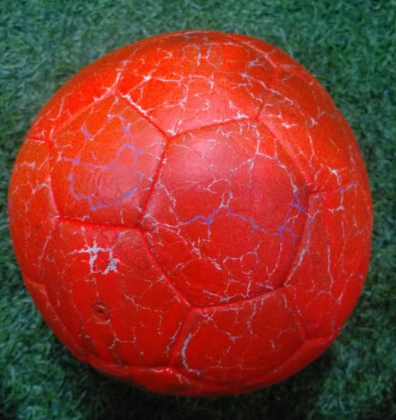
#> input picture final_projects/Ball_Detection_Using_OpenCV/bola4.png, 396 x 420 px
$ python cari_bound.py
#> lines starting #> are read from the running program, lines starting #| are printed output that depends on the picture; after the words box and inside, x2 and y2 are one past the last pixel; in counts of white or black regions, pixels touching at a corner belong together
import cv2
import imutils
import numpy as np


def nothing(x):
    pass


# Load image
image = cv2.imread("bola4.png")
#> image is the input picture: shape (420, 396, 3); mean B, G, R 45.2, 56.7, 137.9

# RESIzE IMAGE
image = imutils.resize(image, width=600, height=600)
#> image: shape (636, 600, 3)

# Create a window
cv2.namedWindow("image")

# Create trackbars for color change
# Hue is from 0-179 for Opencv
cv2.createTrackbar("HMin", "image", 0, 179, nothing)
#> slider 'HMin' is set to 35
cv2.createTrackbar("SMin", "image", 0, 255, nothing)
#> slider 'SMin' is set to 51
cv2.createTrackbar("VMin", "image", 0, 255, nothing)
#> slider 'VMin' is set to 51
cv2.createTrackbar("HMax", "image", 0, 179, nothing)
#> slider 'HMax' is set to 179
cv2.createTrackbar("SMax", "image", 0, 255, nothing)
#> slider 'SMax' is set to 255
cv2.createTrackbar("VMax", "image", 0, 255, nothing)
#> slider 'VMax' is set to 255

# Set default value for Max HSV trackbars
cv2.setTrackbarPos("HMax", "image", 179)
cv2.setTrackbarPos("SMax", "image", 255)
cv2.setTrackbarPos("VMax", "image", 255)

# Initialize HSV min/max values
hMin = sMin = vMin = hMax = sMax = vMax = 0
phMin = psMin = pvMin = phMax = psMax = pvMax = 0

while 1:
    # Get current positions of all trackbars
    hMin = cv2.getTrackbarPos("HMin", "image")
    sMin = cv2.getTrackbarPos("SMin", "image")
    vMin = cv2.getTrackbarPos("VMin", "image")
    hMax = cv2.getTrackbarPos("HMax", "image")
    sMax = cv2.getTrackbarPos("SMax", "image")
    vMax = cv2.getTrackbarPos("VMax", "image")

    # Set minimum and maximum HSV values to display
    lower = np.array([hMin, sMin, vMin])
    upper = np.array([hMax, sMax, vMax])

    # Convert to HSV format and color threshold
    hsv = cv2.cvtColor(image, cv2.COLOR_BGR2HSV)
#> hsv: shape (636, 600, 3); mean H, S, V 48, 177.1, 150
    mask = cv2.inRange(hsv, lower, upper)
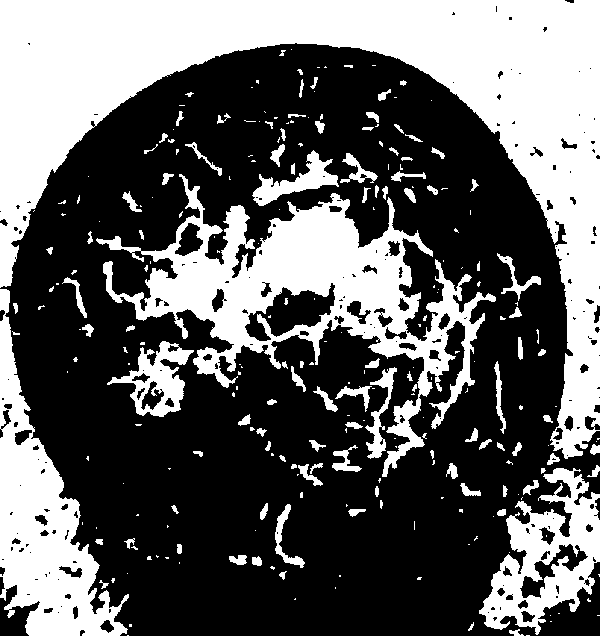
#> mask: shape (636, 600); 38.3% white; 258 white regions (150 under 20 px), largest, box (x1, y1, x2, y2) and area: (0, 0, 600, 459) 74840, (96, 174, 496, 477) 31529, (0, 289, 129, 636) 16749
    result = cv2.bitwise_and(image, image, mask=mask)
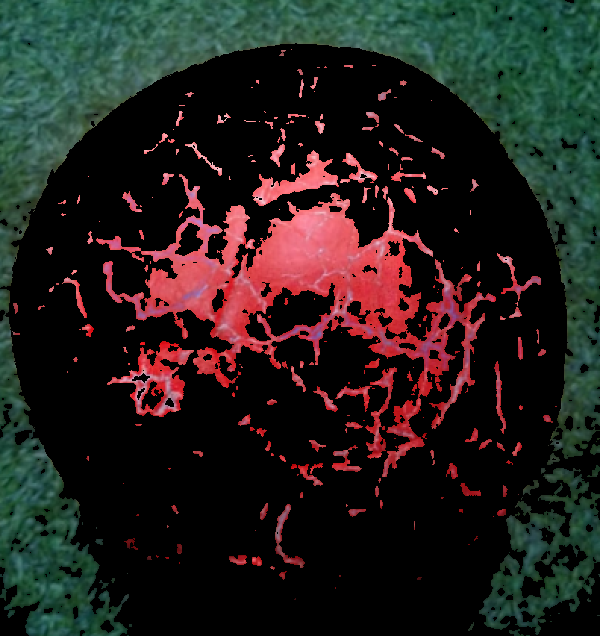
#> result: shape (636, 600, 3); mean B, G, R 28.3, 31.6, 36

    # Print if there is a change in HSV value
    if (
        (phMin != hMin)
        | (psMin != sMin)
        | (pvMin != vMin)
        | (phMax != hMax)
        | (psMax != sMax)
        | (pvMax != vMax)
    ):
        print(
            "(hMin = %d , sMin = %d, vMin = %d), (hMax = %d , sMax = %d, vMax = %d)"
            % (hMin, sMin, vMin, hMax, sMax, vMax)
        )
        phMin = hMin
        psMin = sMin
        pvMin = vMin
        phMax = hMax
        psMax = sMax
        pvMax = vMax

    # Display result image
    cv2.imshow("image", result)
    if cv2.waitKey(10) & 0xFF == ord("q"):
#> (key q is pressed here)
        break

cv2.destroyAllWindows()

$ run again, with final_projects/Ball_Detection_Using_OpenCV/bola2.png copied over final_projects/Ball_Detection_Using_OpenCV/bola4.png
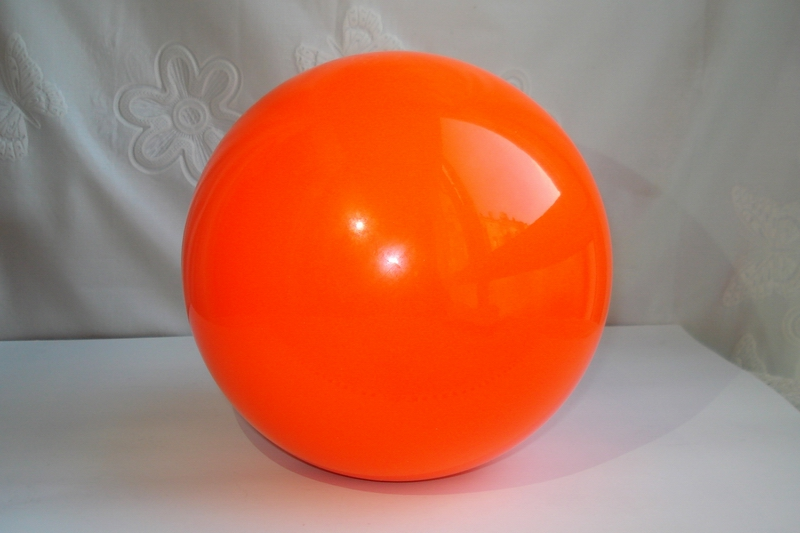
#> input picture final_projects/Ball_Detection_Using_OpenCV/bola2.png, 800 x 533 px
#> image is the input picture: shape (533, 800, 3); mean B, G, R 96, 118.1, 182.3
#> image: shape (399, 600, 3)
#> hsv: shape (399, 600, 3); mean H, S, V 41.3, 96.1, 183.8
#> `mask = cv2.inRange(hsv, lower, upper)`:
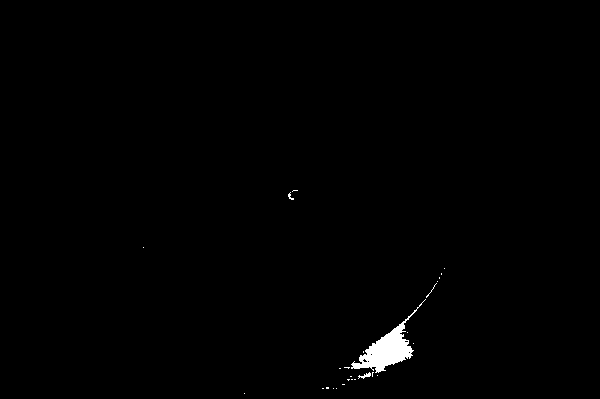
#> mask: shape (399, 600); 0.67% white; 27 white regions (24 under 20 px), largest, box (x1, y1, x2, y2) and area: (351, 299, 426, 373) 1468, (358, 372, 371, 379) 38, (288, 192, 294, 200) 20

$ run again, with final_projects/Ball_Detection_Using_OpenCV/bola3.png copied over final_projects/Ball_Detection_Using_OpenCV/bola4.png
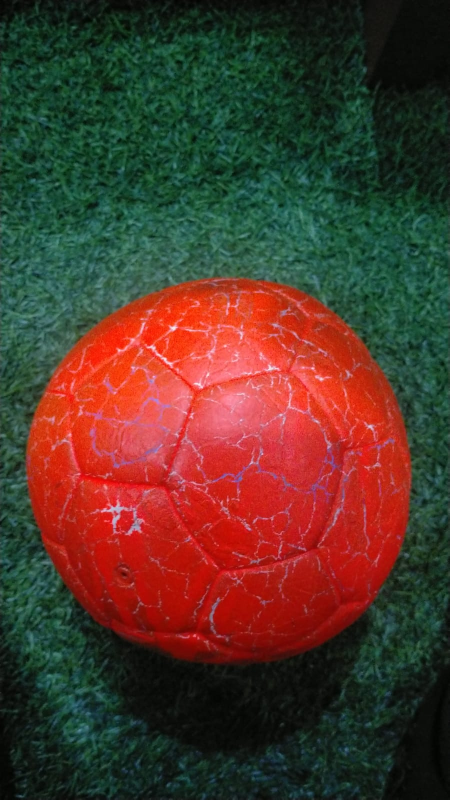
#> input picture final_projects/Ball_Detection_Using_OpenCV/bola3.png, 899 x 1599 px (shown at 1/2 size)
#> image is the input picture: shape (1599, 899, 3); mean B, G, R 42.1, 54.8, 81.9
#> image: shape (1067, 600, 3)
#> hsv: shape (1067, 600, 3); mean H, S, V 59.8, 157.3, 102.9
#> `mask = cv2.inRange(hsv, lower, upper)`:
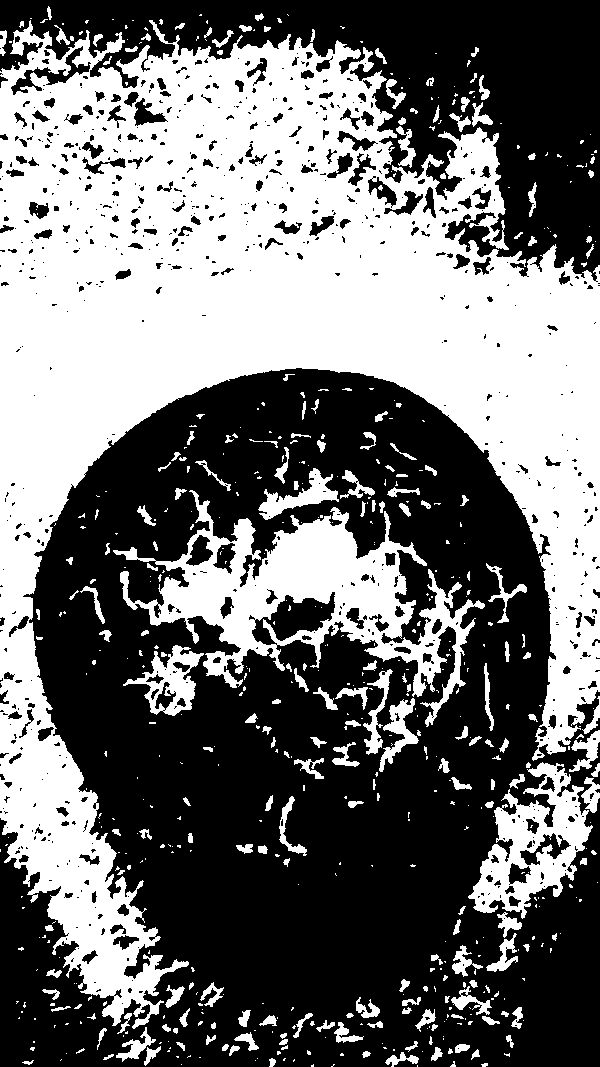
#> mask: shape (1067, 600); 44.1% white; 603 white regions (393 under 20 px), largest, box (x1, y1, x2, y2) and area: (0, 20, 600, 1029) 223344, (113, 490, 485, 727) 25999, (468, 762, 593, 919) 8229
#> `result = cv2.bitwise_and(image, image, mask=mask)`:
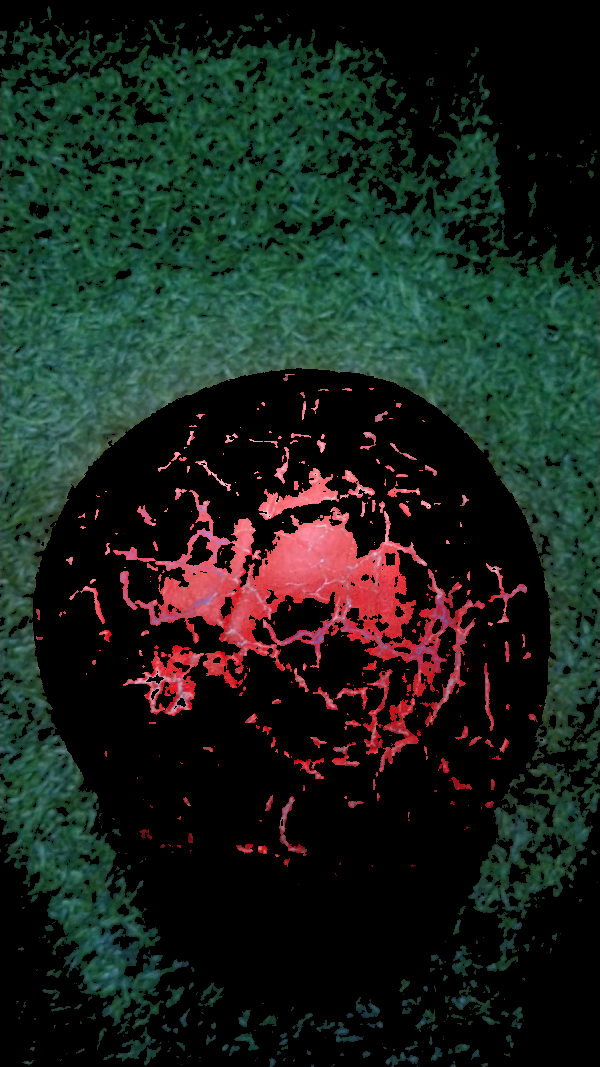
#> result: shape (1067, 600, 3); mean B, G, R 28.3, 35, 25.9

$ run again, with final_projects/Ball_Detection_Using_OpenCV/bola5.png copied over final_projects/Ball_Detection_Using_OpenCV/bola4.png
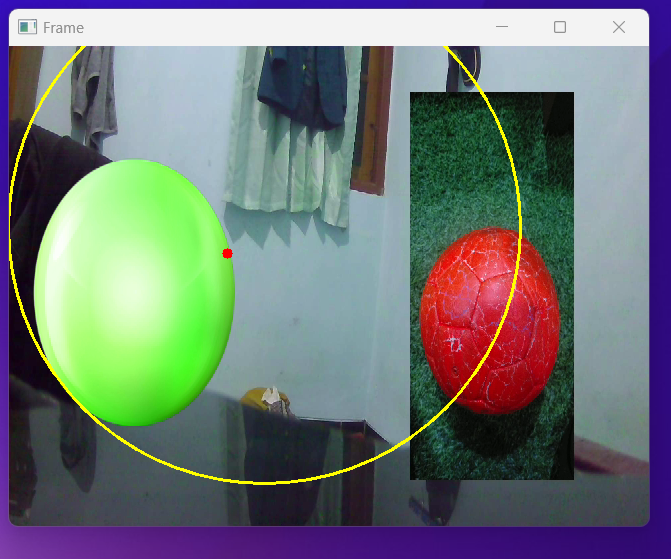
#> input picture final_projects/Ball_Detection_Using_OpenCV/bola5.png, 671 x 559 px
#> image is the input picture: shape (559, 671, 3); mean B, G, R 117.5, 119.2, 111.3
#> image: shape (499, 600, 3)
#> hsv: shape (499, 600, 3); mean H, S, V 89.3, 98.8, 144.8
#> `mask = cv2.inRange(hsv, lower, upper)`:
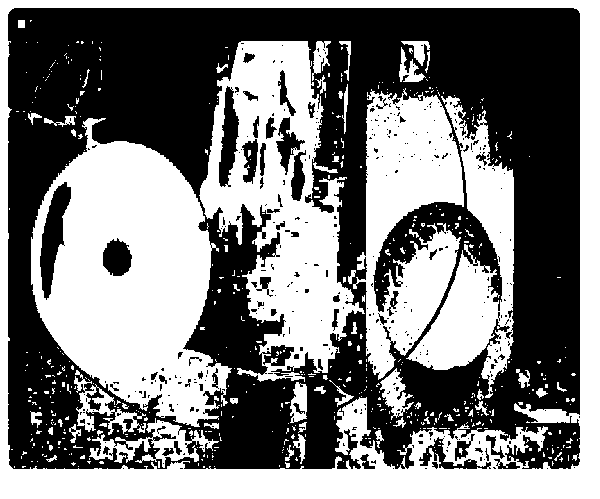
#> mask: shape (499, 600); 48.1% white; 549 white regions (488 under 20 px), largest, box (x1, y1, x2, y2) and area: (0, 0, 600, 499) 41675, (31, 118, 232, 427) 36099, (199, 41, 365, 382) 25814
#> `result = cv2.bitwise_and(image, image, mask=mask)`:
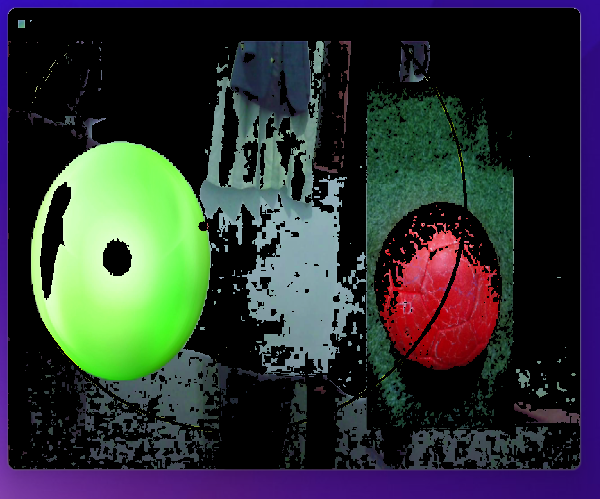
#> result: shape (499, 600, 3); mean B, G, R 51.3, 51.8, 46.2
